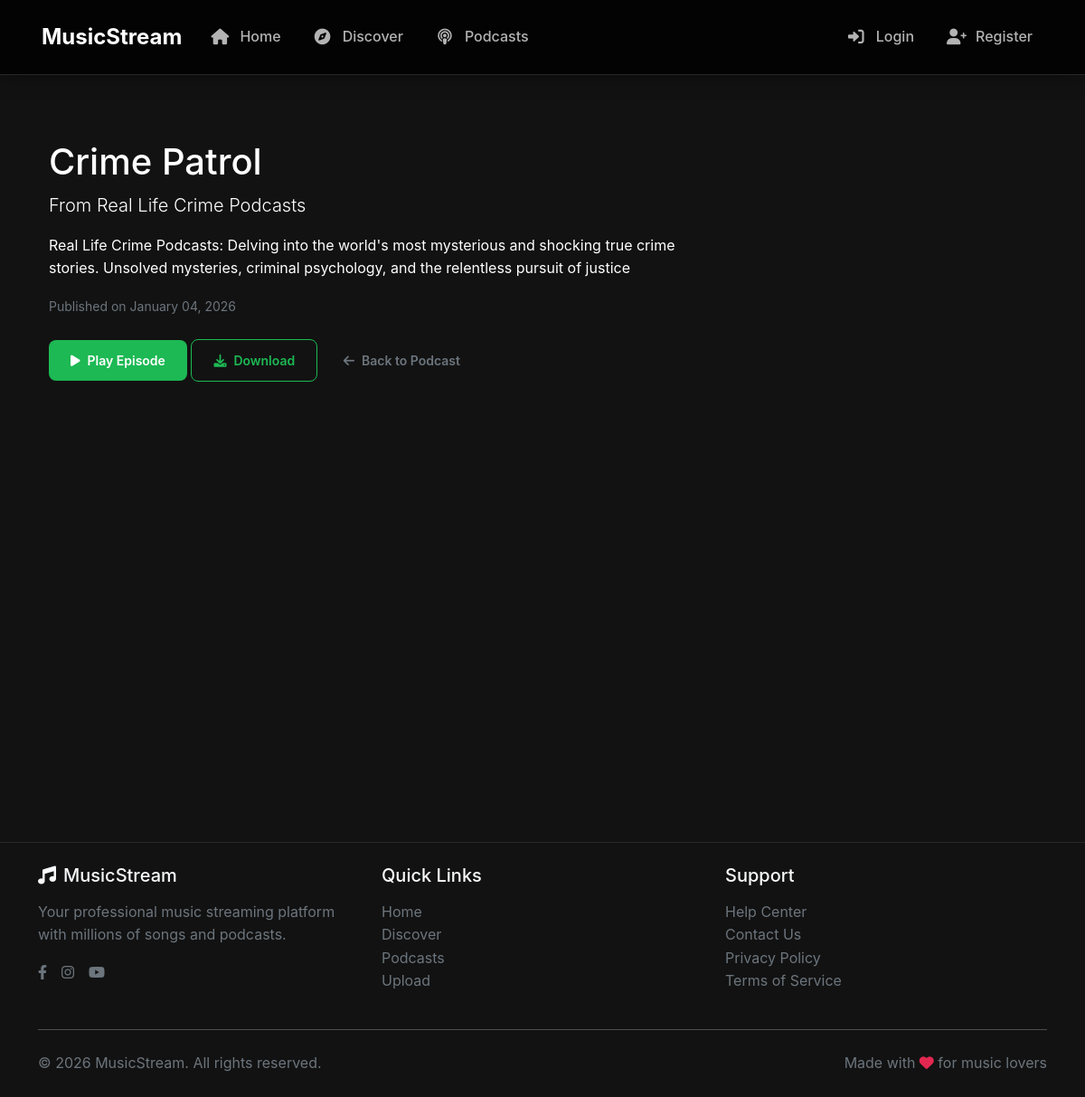
Screenshot of /episode/1/ with the database file from the repository.
### music/models.py (models this page shows, shortened)
class Episode(models.Model):
    title = models.CharField(max_length=200)
    description = models.TextField()
    audio_file = models.FileField(upload_to='episodes/')
    podcast = models.ForeignKey(Podcast, on_delete=models.CASCADE, related_name='episodes')
    published_date = models.DateTimeField(auto_now_add=True)
    play_count = models.IntegerField(default=0)
    class Meta:
        ordering = ['-published_date']

class Podcast(models.Model):
    title = models.CharField(max_length=200)
    description = models.TextField()
    cover_image = models.ImageField(upload_to='podcast_covers/', blank=True, null=True)
    host = models.ForeignKey(User, on_delete=models.CASCADE)
    created_at = models.DateTimeField(auto_now_add=True)
    class Meta:
        ordering = ['-created_at']

### music/views.py (the view)
# urls.py: path('episode/<int:pk>/', views.episode_detail, name='episode_detail'),
def episode_detail(request, pk):
    episode = get_object_or_404(Episode, pk=pk)
    context = {
        'episode': episode
    }
    return render(request, 'music/episode_detail.html', context)

### templates/music/episode_detail.html (shortened to what this page needs)
{% extends 'base.html' %}
{% load static %}
{% block content %}
<div class="row">
    <div class="col-md-8">
        <h1>{{ episode.title }}</h1>
        <p class="lead">From {{ episode.podcast.title }}</p>
        <p>{{ episode.description }}</p>
        <p><small class="text-muted">Published on {{ episode.published_date|date:"F d, Y" }}</small></p>
        <div class="mt-4">
            <button class="btn btn-success btn-lg btn-play-pause" data-song-id="{{ episode.id }}" data-media-type="podcast">
                <i class="fas fa-play"></i> Play Episode
            </button>
            <a href="{{ episode.audio_file.url }}" download="{{ episode.title }}.mp3" class="btn btn-outline-primary btn-lg">
                <i class="fas fa-download"></i> Download
            </a>
            <a href="{% url 'music:podcast_detail' episode.podcast.id %}" class="btn btn-outline-secondary btn-lg">
                <i class="fas fa-arrow-left"></i> Back to Podcast
            </a>
        </div>
    </div>
</div>
{% endblock %}

### static/css/base.css (style rules this page uses)
:root { --primary-color: #1DB954; --primary-hover: #1ed760; --secondary-color: #191414; --background-color: #121212; --surface-color: #181818; --text-primary: #ffffff; --text-secondary: #b3b3b3; --text-highlight: #1db954; --error-color: #e22850; --warning-color: #ffa500; --success-color: #1db954; --border-color: #282828; --shadow-light: 0 2px 4px rgba(0,0,0,0.1); --shadow-medium: 0 4px 12px rgba(0,0,0,0.15); --shadow-heavy: 0 8px 24px rgba(0,0,0,0.2); --gradient-primary: linear-gradient(135deg, #1DB954 0%, #1ed760 100%); --gradient-secondary: linear-gradient(135deg, #ff6b6b 0%, #ff8e53 100%); --gradient-dark: linear-gradient(180deg, rgba(24,24,24,0) 0%, rgba(24,24,24,1) 100%); --border-radius: 8px; --transition: all 0.3s cubic-bezier(0.4, 0, 0.2, 1); }
* { margin: 0; padding: 0; box-sizing: border-box; }
body { font-family: -apple-system, BlinkMacSystemFont, 'Segoe UI', Roboto, Oxygen, Ubuntu, Cantarell, sans-serif; background-color: var(--background-color); color: var(--text-primary); line-height: 1.6; overflow-x: hidden; -webkit-font-smoothing: antialiased; -moz-osx-font-smoothing: grayscale; }
.btn { padding: 12px 24px; border-radius: var(--border-radius); font-weight: 600; text-decoration: none; border: none; cursor: pointer; transition: var(--transition); display: inline-flex; align-items: center; gap: 8px; font-size: 0.875rem; }
.btn-outline-primary { background: transparent; color: var(--primary-color); border: 1px solid var(--primary-color); }
.btn-success { background: var(--success-color); color: var(--text-primary); }
.mt-4 { margin-top: 32px; }

### rows the page displays
Episode: title "Crime Patrol", podcast "Real Life Crime Podcasts", description "Real Life Crime Podcasts: Delving into the world's most mysterious and shocking true crime stories. Unsolved mysteries, criminal psychology, and the relentless pursuit of justice", published_date "January 04, 2026"
